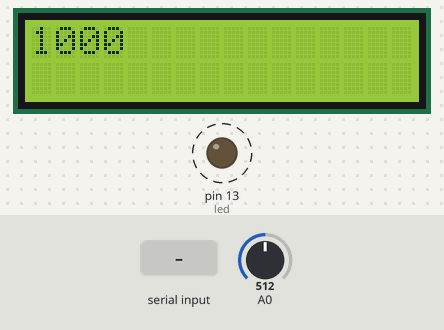
This sketch was run on a simulated Arduino Uno, built with avr-gcc and run on an emulated ATmega328P. Parts: 16×2 character LCD, output pins drawn as LEDs (lit = HIGH). Dashed ring = blinking. The test bench sets the inputs (shaded band); at power-on: A0 = 512. What the sketch prints to the serial monitor is not drawn.

Above: at 1.2 s.
1.3 s: "LT 200\n" received over Serial
At 1.7 s:
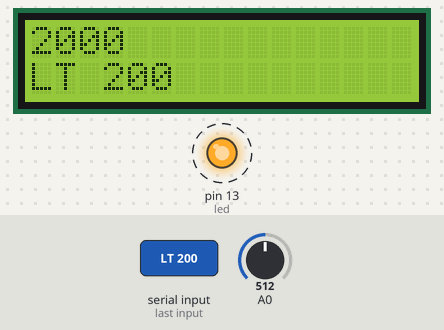
At 3.6 s:
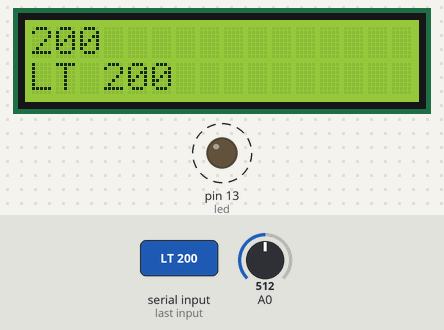
4.3 s: "HT 2000\n" received over Serial
At 5.2 s:
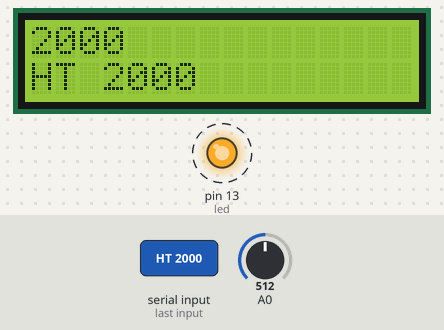
Timing chart, 0 to 12.7 s (numbered marks = the images above; inputs shaded):
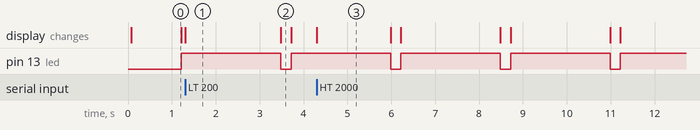

Measured:
- after the input at 1.3 s, the display: changes at once (image 1)
- after the input at 4.3 s, the display: changes at once (image 3)
- by itself, pin 13 (led): alternates HIGH for 2.3 s and LOW for 0.23 s
- what the display in image 0 shows lasts 1.1 s, from 0.1 s to 1.2 s
- what the display in image 1 shows lasts 2.2 s, from 1.3 s to 3.5 s
- what the display in image 3 shows lasts 1.7 s, from 4.3 s to 6.0 s

The sketch:

AnalogReadSerial.ino
```cpp
// Arduino will reset if serial is opened. Heres how to disble autoreset from bash:
// stty -F /dev/ttyACM1 -hupcl
// See http://playground.arduino.cc/Main/DisablingAutoResetOnSerialConnection

// From Bash, send data like this:
// printf '100\n' >/dev/ttyACM1
// Or use the provided scripts:
// ./initialize_serial.bash
// ./send_data.bash "LT 200"
// ./send_data.bash "HT 2000"

// On a different bash session, we can do
// tail -f /dev/ttyACM1
// But before, we require to initialize the port correctly
// stty -F /dev/ttyACM1 cs8 9600 ignbrk -brkint -icrnl -imaxbel -opost -onlcr -isig -icanon -iexten -echo -echoe -echok -echoctl -echoke noflsh -ixon -crtscts
// See https://playground.arduino.cc/Interfacing/LinuxTTY

#include <LiquidCrystal.h>
#define WSPACE "                "
LiquidCrystal lcd(8, 9, 4, 5, 6, 7);

int led=13;
String inString="";
int state=1;
int count=10;
int shieldKey=1024;
int HGTIME=2000;
int LWTIME=1000;

void setup() { pinMode(led, OUTPUT); lcd.begin(16, 2); Serial.begin(115200); while (!Serial) { ; } }

void lcdwipe(int line) { lcd.setCursor(0, line); lcd.print(WSPACE); }
int lcdprint(int line, String input) { lcdwipe(line); lcd.setCursor(0, line); lcd.print(input); }

void parseCommand(String command) {
  String mnemonic=command.substring(0,2); String mnevalue=command.substring(3);
  if(mnemonic=="LT") { LWTIME=mnevalue.toInt(); }
  if(mnemonic=="HT") { HGTIME=mnevalue.toInt(); }
  lcdprint(1, command);
}
int getkey(unsigned int input) { if(input <  30) {return 1;} if(input < 150) {return 2;} if(input < 360) {return 3;} if(input < 535) {return 4;} if(input < 760) {return 5;} return 0; }

void checkButtons() { shieldKey=getkey(analogRead(0)); }
void checkSerial() { while (Serial.available() > 0) { int inChar = Serial.read(); if (inChar == '\n')  { parseCommand(inString); inString = ""; } else { inString += (char)inChar; } } }
void executeActions() {
  if(state==0) {
    if(count-- < 0) {
      digitalWrite(led, HIGH); lcdprint(0, String(HGTIME)); state=1; count=HGTIME;
      if(shieldKey>0) { Serial.print("SK:"); Serial.println(shieldKey); }
    }
  } else {
    if(count-- < 0) { digitalWrite(led, LOW ); lcdprint(0, String(LWTIME)); state=0; count=LWTIME; }
  }
}

// We'll emulate a threaded process by pooling, therefore calls should be non-blocking.
void loop() {
  checkButtons();
  checkSerial();
  executeActions();
  delay(1);
}
```
